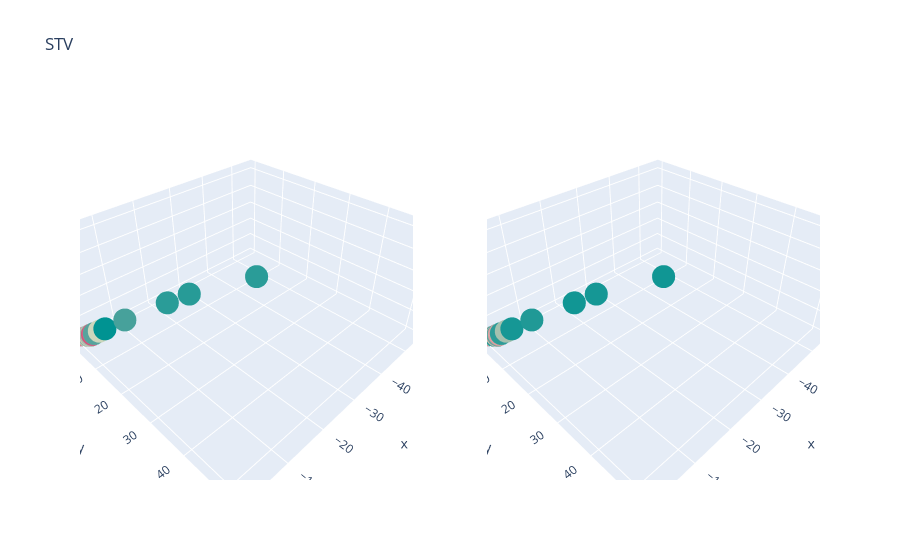

Here is the notebook cell this chart was saved with:
### Code cell
make_plot(r"C:\Users\logiusti\Lorenzo\PyWorkspace\scripts\Wrapper\data\filtered_signed_total_variation.pickle", 'STV')

### Figure 1 — Plotly figure (JSON) as saved in the notebook; plotly's stock layout.template omitted (floating-point values rounded to 4 significant figures; data arrays with more than 128 entries replaced by an {"elided": "..."} marker saying what was removed)
{"data": [{"hovertext": {"elided": "172 str values"}, "marker": {"color": {"elided": "172 float values"}, "colorscale": [[0, "rgb(0, 147, 146)"], [0.1667, "rgb(114, 170, 161)"], [0.3333, "rgb(177, 199, 179)"], [0.5, "rgb(241, 234, 200)"], [0.6667, "rgb(229, 185, 173)"], [0.8333, "rgb(217, 137, 148)"], [1, "rgb(208, 88, 126)"]]}, "mode": "markers", "name": "", "scene": "scene", "showlegend": false, "type": "scatter3d", "x": {"elided": "172 float values"}, "y": {"elided": "172 float values"}, "z": {"elided": "172 float values"}}, {"hovertext": ["EBS2C06_SLASH_BL1_77.06_67", "ESS328_SLASH_5E_73.17_86", "ESS329_SLASH_7E_74.38_102"], "marker": {"color": "rgb(255,0,0)"}, "mode": "markers", "name": "", "scene": "scene", "showlegend": false, "type": "scatter3d", "x": [-0.2278, -0.03398, -0.1233], "y": [0.1874, 0.02759, 0.1013], "z": [0.1416, 0.02107, 0.0768]}, {"hoverlabel": {"bgcolor": ["rgb(0, 147, 146)", "rgb(114, 170, 161)", "rgb(177, 199, 179)", "rgb(241, 234, 200)", "rgb(229, 185, 173)", "rgb(217, 137, 148)", "rgb(208, 88, 126)"]}, "hovertext": {"elided": "172 str values"}, "marker": {"color": {"elided": "172 float values"}, "colorscale": [[0, "rgb(0, 147, 146)"], [0.1667, "rgb(114, 170, 161)"], [0.3333, "rgb(177, 199, 179)"], [0.5, "rgb(241, 234, 200)"], [0.6667, "rgb(229, 185, 173)"], [0.8333, "rgb(217, 137, 148)"], [1, "rgb(208, 88, 126)"]]}, "mode": "markers", "name": "", "scene": "scene2", "showlegend": false, "type": "scatter3d", "x": {"elided": "172 float values"}, "y": {"elided": "172 float values"}, "z": {"elided": "172 float values"}}, {"hovertext": ["EBS2C06_SLASH_BL1_0.7741612883294324", "ESS328_SLASH_5E_0.8375127456661838", "ESS329_SLASH_7E_0.890350786882681"], "marker": {"color": "rgb(255,0,0)"}, "mode": "markers", "name": "", "scene": "scene2", "showlegend": false, "type": "scatter3d", "x": [-0.2278, -0.03398, -0.1233], "y": [0.1874, 0.02759, 0.1013], "z": [0.1416, 0.02107, 0.0768]}], "layout": {"scene": {"domain": {"x": [0, 0.45], "y": [0, 1]}}, "scene2": {"domain": {"x": [0.55, 1], "y": [0, 1]}}, "title": {"text": "STV"}}}
